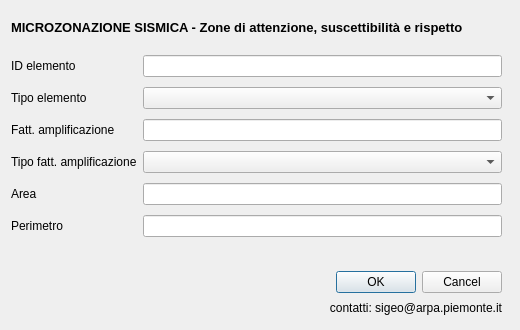
<?xml version="1.0" encoding="UTF-8"?>
<ui version="4.0">
 <class>Dialog</class>
 <widget class="QDialog" name="Dialog">
  <property name="geometry">
   <rect>
    <x>0</x>
    <y>0</y>
    <width>520</width>
    <height>330</height>
   </rect>
  </property>
  <property name="minimumSize">
   <size>
    <width>520</width>
    <height>330</height>
   </size>
  </property>
  <property name="font">
   <font>
    <family>Arial</family>
   </font>
  </property>
  <property name="windowTitle">
   <string>Dialog</string>
  </property>
  <widget class="QWidget" name="layoutWidget">
   <property name="geometry">
    <rect>
     <x>11</x>
     <y>11</y>
     <width>491</width>
     <height>32</height>
    </rect>
   </property>
   <layout class="QHBoxLayout" name="horizontalLayout">
    <item>
     <widget class="QLabel" name="label_6">
      <property name="font">
       <font>
        <pointsize>10</pointsize>
        <weight>75</weight>
        <bold>true</bold>
       </font>
      </property>
      <property name="text">
       <string>MICROZONAZIONE SISMICA - Zone di attenzione, suscettibilità e rispetto</string>
      </property>
     </widget>
    </item>
    <item>
     <spacer name="horizontalSpacer">
      <property name="orientation">
       <enum>Qt::Horizontal</enum>
      </property>
      <property name="sizeHint" stdset="0">
       <size>
        <width>40</width>
        <height>20</height>
       </size>
      </property>
     </spacer>
    </item>
   </layout>
  </widget>
  <widget class="QWidget" name="">
   <property name="geometry">
    <rect>
     <x>11</x>
     <y>51</y>
     <width>491</width>
     <height>191</height>
    </rect>
   </property>
   <layout class="QGridLayout" name="gridLayout">
    <item row="0" column="0">
     <widget class="QLabel" name="label_3">
      <property name="toolTip">
       <string/>
      </property>
      <property name="statusTip">
       <string/>
      </property>
      <property name="whatsThis">
       <string/>
      </property>
      <property name="text">
       <string>ID elemento</string>
      </property>
     </widget>
    </item>
    <item row="0" column="1">
     <widget class="QLineEdit" name="ID_i">
      <property name="toolTip">
       <string extracomment="pippo"/>
      </property>
      <property name="whatsThis">
       <string/>
      </property>
     </widget>
    </item>
    <item row="1" column="0">
     <widget class="QLabel" name="label">
      <property name="text">
       <string>Tipo elemento</string>
      </property>
     </widget>
    </item>
    <item row="1" column="1">
     <widget class="QComboBox" name="Tipo_i"/>
    </item>
    <item row="2" column="0">
     <widget class="QLabel" name="label_4">
      <property name="text">
       <string>Fatt. amplificazione</string>
      </property>
     </widget>
    </item>
    <item row="2" column="1">
     <widget class="QLineEdit" name="valore_f">
      <property name="toolTip">
       <string extracomment="pippo"/>
      </property>
      <property name="whatsThis">
       <string/>
      </property>
     </widget>
    </item>
    <item row="3" column="0">
     <widget class="QLabel" name="label_2">
      <property name="text">
       <string>Tipo fatt. amplificazione</string>
      </property>
     </widget>
    </item>
    <item row="3" column="1">
     <widget class="QComboBox" name="tipo_f"/>
    </item>
    <item row="4" column="0">
     <widget class="QLabel" name="label_7">
      <property name="toolTip">
       <string/>
      </property>
      <property name="statusTip">
       <string/>
      </property>
      <property name="whatsThis">
       <string/>
      </property>
      <property name="text">
       <string>Area</string>
      </property>
     </widget>
    </item>
    <item row="4" column="1">
     <widget class="QLineEdit" name="shape_area">
      <property name="toolTip">
       <string extracomment="pippo"/>
      </property>
      <property name="whatsThis">
       <string/>
      </property>
     </widget>
    </item>
    <item row="5" column="0">
     <widget class="QLabel" name="label_8">
      <property name="toolTip">
       <string/>
      </property>
      <property name="statusTip">
       <string/>
      </property>
      <property name="whatsThis">
       <string/>
      </property>
      <property name="text">
       <string>Perimetro</string>
      </property>
     </widget>
    </item>
    <item row="5" column="1">
     <widget class="QLineEdit" name="shape_leng">
      <property name="toolTip">
       <string extracomment="pippo"/>
      </property>
      <property name="whatsThis">
       <string/>
      </property>
     </widget>
    </item>
   </layout>
  </widget>
  <widget class="QWidget" name="">
   <property name="geometry">
    <rect>
     <x>21</x>
     <y>271</y>
     <width>481</width>
     <height>45</height>
    </rect>
   </property>
   <layout class="QGridLayout" name="gridLayout_2">
    <item row="0" column="0" rowspan="2">
     <widget class="QLabel" name="label_10">
      <property name="text">
       <string/>
      </property>
      <property name="pixmap">
       <pixmap>resources/arpa.gif</pixmap>
      </property>
     </widget>
    </item>
    <item row="0" column="1" rowspan="2">
     <widget class="QLabel" name="label_16">
      <property name="text">
       <string/>
      </property>
      <property name="pixmap">
       <pixmap>resources/rp.gif</pixmap>
      </property>
     </widget>
    </item>
    <item row="0" column="2">
     <widget class="QDialogButtonBox" name="buttonBox">
      <property name="orientation">
       <enum>Qt::Horizontal</enum>
      </property>
      <property name="standardButtons">
       <set>QDialogButtonBox::Cancel|QDialogButtonBox::Ok</set>
      </property>
     </widget>
    </item>
    <item row="1" column="2">
     <widget class="QLabel" name="label_17">
      <property name="text">
       <string>contatti: sigeo@arpa.piemonte.it</string>
      </property>
      <property name="alignment">
       <set>Qt::AlignRight|Qt::AlignTrailing|Qt::AlignVCenter</set>
      </property>
     </widget>
    </item>
   </layout>
  </widget>
 </widget>
 <resources/>
 <connections>
  <connection>
   <sender>buttonBox</sender>
   <signal>accepted()</signal>
   <receiver>Dialog</receiver>
   <slot>accept()</slot>
   <hints>
    <hint type="sourcelabel">
     <x>248</x>
     <y>254</y>
    </hint>
    <hint type="destinationlabel">
     <x>157</x>
     <y>274</y>
    </hint>
   </hints>
  </connection>
  <connection>
   <sender>buttonBox</sender>
   <signal>rejected()</signal>
   <receiver>Dialog</receiver>
   <slot>reject()</slot>
   <hints>
    <hint type="sourcelabel">
     <x>316</x>
     <y>260</y>
    </hint>
    <hint type="destinationlabel">
     <x>286</x>
     <y>274</y>
    </hint>
   </hints>
  </connection>
 </connections>
</ui>
